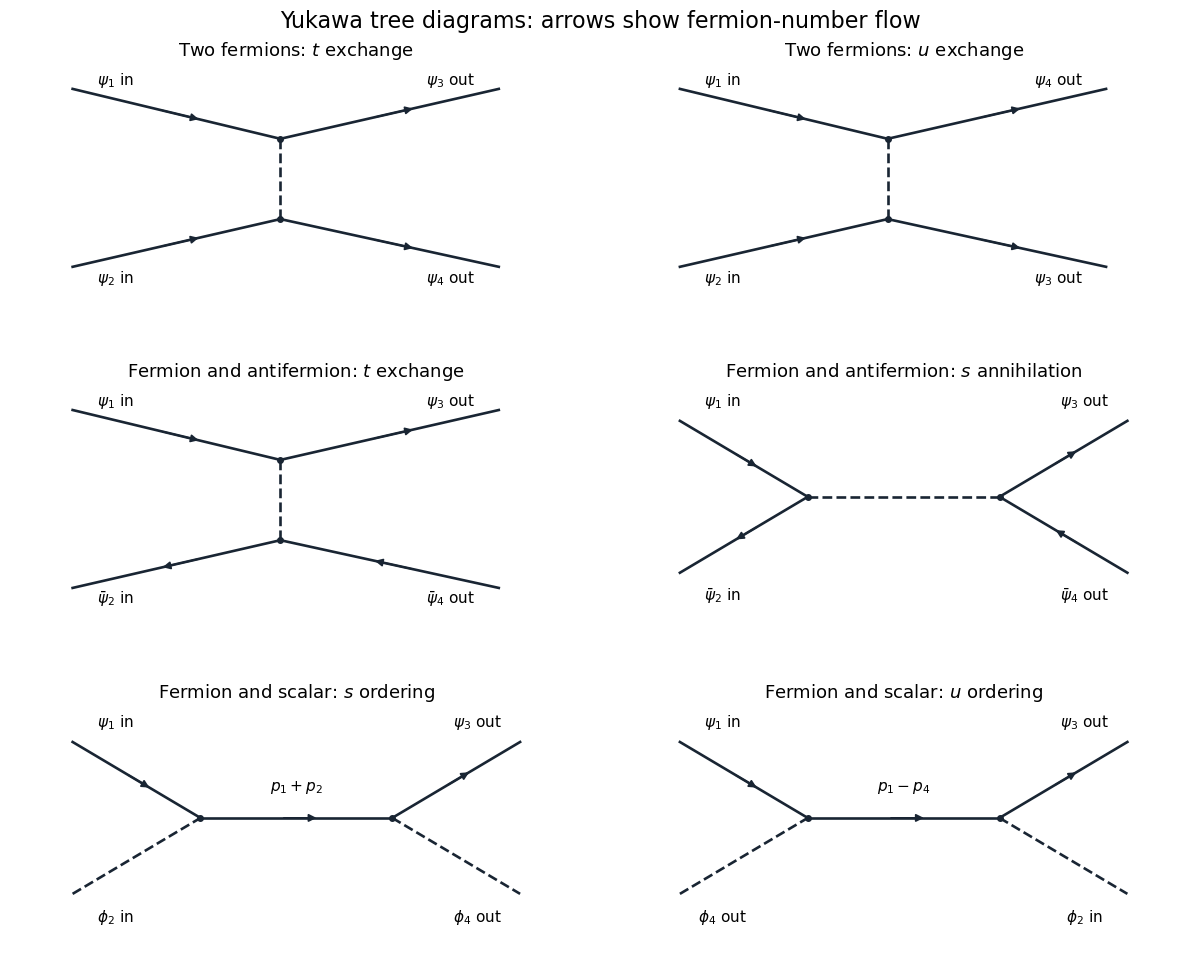

This chart was generated by the following Python code:
"""Original diagrams; Python 3.14, NumPy 2.3.5, Matplotlib 3.10.7.
Run in the desired output directory. A caller-supplied MPLCONFIGDIR is retained.
"""
import os
from pathlib import Path
os.environ.setdefault("MPLCONFIGDIR", str(Path.cwd() / ".mplconfig"))
import matplotlib
matplotlib.use("Agg")
import matplotlib.pyplot as plt
import numpy as np
from matplotlib.patches import FancyArrowPatch

def line(ax,a,b,kind="fermion",flow=1):
 a=np.asarray(a,dtype=float);b=np.asarray(b,dtype=float)
 if kind=="photon":
  v=b-a;length=np.linalg.norm(v);normal=np.array([-v[1],v[0]])/length
  t=np.linspace(0,1,250);xy=a[None,:]+t[:,None]*v[None,:]+.016*np.sin(2*np.pi*7*t)[:,None]*normal[None,:]
  ax.plot(xy[:,0],xy[:,1],color="#1e5d9e",lw=1.9)
 else:
  ax.plot([a[0],b[0]],[a[1],b[1]],color="#192533",lw=1.9,ls="--" if kind=="scalar" else "-")
  if flow:
   c=a+.42*(b-a);d=a+.62*(b-a)
   if flow<0:c,d=d,c
   ax.add_patch(FancyArrowPatch(c,d,arrowstyle="-|>",mutation_scale=11,color="#192533",lw=1.3))

def setup(ax,title):
 ax.set_xlim(0,1);ax.set_ylim(0,1);ax.set_aspect("auto");ax.axis("off");ax.set_title(title,fontsize=13,pad=8)
def dot(ax,p):ax.plot(*p,"o",color="#192533",ms=4)
def label(ax,p,text,ha="center"):ax.text(*p,text,ha=ha,va="center",fontsize=11)
def exchange(ax,title,out3=3,out4=4,anti=False,boson="scalar",scalar=False):
 setup(ax,title);v=(.47,.67);z=(.47,.3);ends=[(.08,.9),(.88,.9),(.08,.08),(.88,.08)]
 line(ax,ends[0],v,"scalar" if scalar else "fermion",1)
 line(ax,v,ends[1],"scalar" if scalar else "fermion",1)
 line(ax,ends[2],z,"scalar" if scalar else "fermion",-1 if anti else 1)
 line(ax,z,ends[3],"scalar" if scalar else "fermion",-1 if anti else 1)
 line(ax,v,z,boson,0);dot(ax,v);dot(ax,z)
 particle=r"\phi" if scalar else r"\psi";ap=r"\bar\phi" if scalar else r"\bar\psi"
 for p,text in zip([(.16,.94),(.79,.94),(.16,.025),(.79,.025)],[f"${particle}_1$ in",f"${particle}_{out3}$ out",f"${ap if anti else particle}_2$ in",f"${ap if anti else particle}_{out4}$ out"]):label(ax,p,text)
def annihilation(ax,title,scalar=False,boson="scalar"):
 setup(ax,title);v=(.32,.5);z=(.68,.5);ends=[(.08,.85),(.08,.15),(.92,.85),(.92,.15)];kind="scalar" if scalar else "fermion"
 for a,b,flow in [(ends[0],v,1),(ends[1],v,-1),(z,ends[2],1),(z,ends[3],-1)]:line(ax,a,b,kind,flow)
 line(ax,v,z,boson,0);dot(ax,v);dot(ax,z)
 particle=r"\phi" if scalar else r"\psi";ap=r"\bar\phi" if scalar else r"\bar\psi"
 for p,text in zip([(.16,.94),(.16,.04),(.84,.94),(.84,.04)],[f"${particle}_1$ in",f"${ap}_2$ in",f"${particle}_3$ out",f"${ap}_4$ out"]):label(ax,p,text)

fig,axes=plt.subplots(3,2,figsize=(12,9.6),dpi=100,facecolor="white")
exchange(axes[0,0],r"Two fermions: $t$ exchange")
exchange(axes[0,1],r"Two fermions: $u$ exchange",out3=4,out4=3)
exchange(axes[1,0],r"Fermion and antifermion: $t$ exchange",anti=True)
annihilation(axes[1,1],r"Fermion and antifermion: $s$ annihilation")
for ax,cross,title in [(axes[2,0],False,r"Fermion and scalar: $s$ ordering"),(axes[2,1],True,r"Fermion and scalar: $u$ ordering")]:
 setup(ax,title);v=(.32,.5);z=(.68,.5)
 line(ax,(.08,.85),v);line(ax,z,(.92,.85));line(ax,v,z)
 line(ax,(.08,.15),v,"scalar",0);line(ax,z,(.92,.15),"scalar",0);dot(ax,v);dot(ax,z)
 for p,text in zip([(.16,.94),(.84,.94),(.16,.04),(.84,.04)],[r"$\psi_1$ in",r"$\psi_3$ out",r"$\phi_4$ out" if cross else r"$\phi_2$ in",r"$\phi_2$ in" if cross else r"$\phi_4$ out"]):label(ax,p,text)
 label(ax,(.5,.64),r"$p_1-p_4$" if cross else r"$p_1+p_2$")
fig.suptitle("Yukawa tree diagrams: arrows show fermion-number flow",fontsize=16,y=.99)
fig.subplots_adjust(left=.025,right=.975,bottom=.035,top=.93,hspace=.48,wspace=.14)
fig.savefig(Path.cwd()/"paper-41-yukawa-trees.png",dpi=100,facecolor="white",transparent=False)
plt.close(fig)
